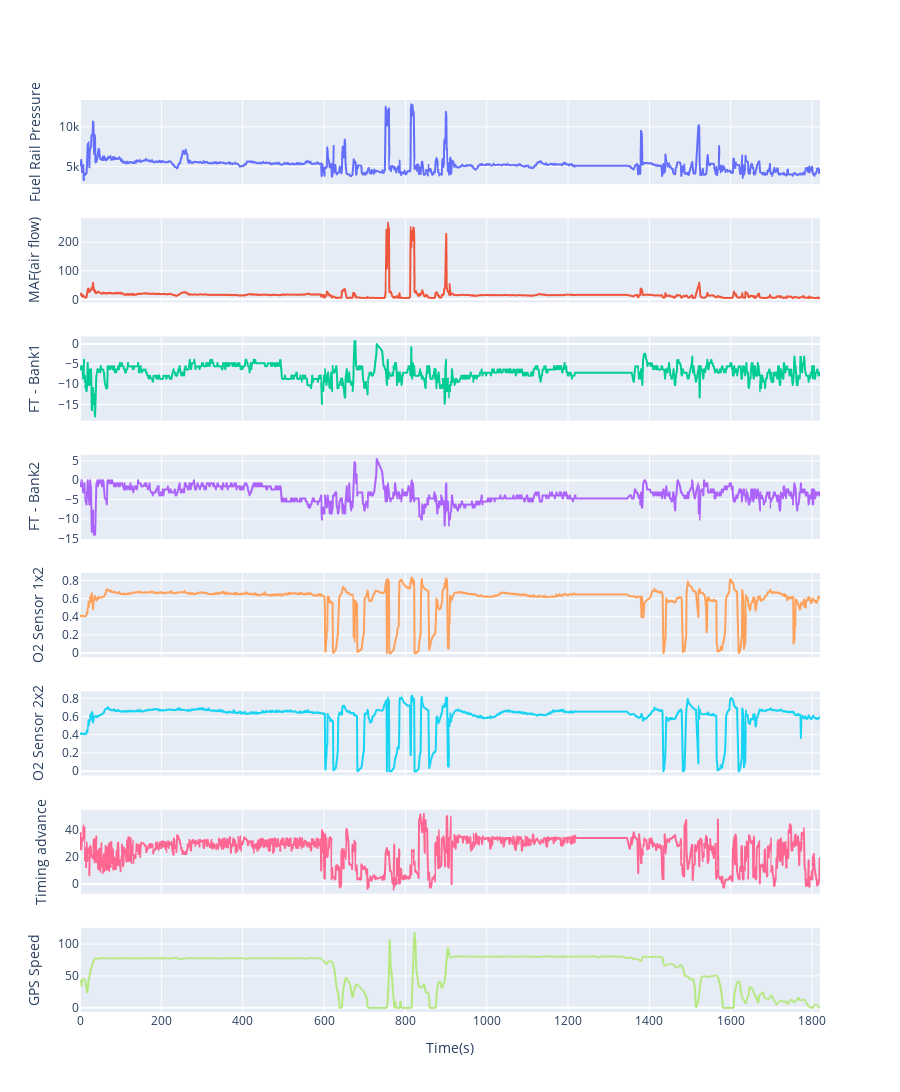

Notebook cell for this chart:
### Code cell
# Fuel Trim 80kmh

file = r"Tempomat80.csv"
#file = r"VollastAutobahn.csv"

df = pd.read_csv(file, sep=',')

df['FT - Bank1'] = df['STFT - Bank1'] + df['LTFT - Bank1']
df['FT - Bank2'] = df['STFT - Bank2'] + df['LTFT - Bank2']

data = [ #'session', \
         #'time', \
         #'GPS Longitude', \
         #'GPS Latitude', \
         #'GPS Bearing', \
         #'Absolute throttle position B', \
         #'Throttle position', \
         'Fuel Rail Pressure', \
         'MAF(air flow)', \
         #'Catalyst Temp - Bank 1  Sensor 1', \
         #'Catalyst Temp - Bank 2  Sensor 1', \
         #'STFT - Bank1', \
         #'LTFT - Bank1', \
         'FT - Bank1', \
         #'STFT - Bank2', \
         #'LTFT - Bank2', \
         'FT - Bank2', \
         #'Air Fuel Ratio (alt)', \
         #'Air Fuel Ratio', \
         #'Coolant', \
         #'Engine Load', \
         #'Absolute load value', \
         #'O2 S1 Equiv. Ratio and/or Current', \
         'O2 Sensor 1x2', \
         'O2 Sensor 2x2', \
         #'Relative throttle position', \
         #'RPM', \
         'Timing advance', \
         'GPS Speed' \
         ]

plotList(data, df)

### Figure 1 — Plotly figure (JSON) as saved in the notebook; plotly's stock layout.template omitted (floating-point values rounded to 4 significant figures; data arrays with more than 128 entries replaced by an {"elided": "..."} marker saying what was removed)
{"data": [{"type": "scattergl", "x": {"elided": "1580 float values"}, "xaxis": "x", "y": {"elided": "1580 int values"}, "yaxis": "y"}, {"type": "scattergl", "x": {"elided": "1580 float values"}, "xaxis": "x2", "y": {"elided": "1580 float values"}, "yaxis": "y2"}, {"type": "scattergl", "x": {"elided": "1580 float values"}, "xaxis": "x3", "y": {"elided": "1580 float values"}, "yaxis": "y3"}, {"type": "scattergl", "x": {"elided": "1580 float values"}, "xaxis": "x4", "y": {"elided": "1580 float values"}, "yaxis": "y4"}, {"type": "scattergl", "x": {"elided": "1580 float values"}, "xaxis": "x5", "y": {"elided": "1580 float values"}, "yaxis": "y5"}, {"type": "scattergl", "x": {"elided": "1580 float values"}, "xaxis": "x6", "y": {"elided": "1580 float values"}, "yaxis": "y6"}, {"type": "scattergl", "x": {"elided": "1580 float values"}, "xaxis": "x7", "y": {"elided": "1580 float values"}, "yaxis": "y7"}, {"type": "scattergl", "x": {"elided": "1580 float values"}, "xaxis": "x8", "y": {"elided": "1580 float values"}, "yaxis": "y8"}], "layout": {"height": 1200, "showlegend": false, "xaxis": {"anchor": "y", "domain": [0, 1], "matches": "x8", "showticklabels": false}, "xaxis2": {"anchor": "y2", "domain": [0, 1], "matches": "x8", "showticklabels": false}, "xaxis3": {"anchor": "y3", "domain": [0, 1], "matches": "x8", "showticklabels": false}, "xaxis4": {"anchor": "y4", "domain": [0, 1], "matches": "x8", "showticklabels": false}, "xaxis5": {"anchor": "y5", "domain": [0, 1], "matches": "x8", "showticklabels": false}, "xaxis6": {"anchor": "y6", "domain": [0, 1], "matches": "x8", "showticklabels": false}, "xaxis7": {"anchor": "y7", "domain": [0, 1], "matches": "x8", "showticklabels": false}, "xaxis8": {"anchor": "y8", "domain": [0, 1], "title": {"text": "Time(s)"}}, "yaxis": {"anchor": "x", "domain": [0.9078, 1.0], "title": {"text": "Fuel Rail Pressure"}}, "yaxis2": {"anchor": "x2", "domain": [0.7781, 0.8703], "title": {"text": "MAF(air flow)"}}, "yaxis3": {"anchor": "x3", "domain": [0.6484, 0.7406], "title": {"text": "FT - Bank1"}}, "yaxis4": {"anchor": "x4", "domain": [0.5188, 0.6109], "title": {"text": "FT - Bank2"}}, "yaxis5": {"anchor": "x5", "domain": [0.3891, 0.4813], "title": {"text": "O2 Sensor 1x2"}}, "yaxis6": {"anchor": "x6", "domain": [0.2594, 0.3516], "title": {"text": "O2 Sensor 2x2"}}, "yaxis7": {"anchor": "x7", "domain": [0.1297, 0.2219], "title": {"text": "Timing advance"}}, "yaxis8": {"anchor": "x8", "domain": [0, 0.09219], "title": {"text": "GPS Speed"}}}}
